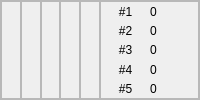
                             <widget class="QFrame" name="home_midBox">
                              <property name="sizePolicy">
                               <sizepolicy hsizetype="Preferred" vsizetype="Expanding">
                                <horstretch>0</horstretch>
                                <verstretch>0</verstretch>
                               </sizepolicy>
                              </property>
                              <property name="styleSheet">
                               <string notr="true">QLabel{
	font: 16pt &quot;Microsoft YaHei UI&quot;;
	border-bottom:2px solid rgb(102, 104, 104);
}</string>
                              </property>
                              <property name="frameShape">
                               <enum>QFrame::StyledPanel</enum>
                              </property>
                              <property name="frameShadow">
                               <enum>QFrame::Raised</enum>
                              </property>
                              <layout class="QHBoxLayout" name="horizontalLayout_24">
                               <property name="spacing">
                                <number>0</number>
                               </property>
                               <property name="leftMargin">
                                <number>0</number>
                               </property>
                               <property name="topMargin">
                                <number>0</number>
                               </property>
                               <property name="rightMargin">
                                <number>0</number>
                               </property>
                               <property name="bottomMargin">
                                <number>0</number>
                               </property>
                               <item>
                                <layout class="QHBoxLayout" name="horizontalLayout_23">
                                 <property name="spacing">
                                  <number>0</number>
                                 </property>
                                 <item>
                                  <widget class="QFrame" name="bar1">
                                   <property name="frameShape">
                                    <enum>QFrame::StyledPanel</enum>
                                   </property>
                                   <property name="frameShadow">
                                    <enum>QFrame::Raised</enum>
                                   </property>
                                  </widget>
                                 </item>
                                 <item>
                                  <widget class="QFrame" name="bar2">
                                   <property name="frameShape">
                                    <enum>QFrame::StyledPanel</enum>
                                   </property>
                                   <property name="frameShadow">
                                    <enum>QFrame::Raised</enum>
                                   </property>
                                  </widget>
                                 </item>
                                 <item>
                                  <widget class="QFrame" name="bar3">
                                   <property name="frameShape">
                                    <enum>QFrame::StyledPanel</enum>
                                   </property>
                                   <property name="frameShadow">
                                    <enum>QFrame::Raised</enum>
                                   </property>
                                  </widget>
                                 </item>
                                 <item>
                                  <widget class="QFrame" name="bar4">
                                   <property name="frameShape">
                                    <enum>QFrame::StyledPanel</enum>
                                   </property>
                                   <property name="frameShadow">
                                    <enum>QFrame::Raised</enum>
                                   </property>
                                  </widget>
                                 </item>
                                 <item>
                                  <widget class="QFrame" name="bar5">
                                   <property name="frameShape">
                                    <enum>QFrame::StyledPanel</enum>
                                   </property>
                                   <property name="frameShadow">
                                    <enum>QFrame::Raised</enum>
                                   </property>
                                  </widget>
                                 </item>
                                </layout>
                               </item>
                               <item>
                                <widget class="QFrame" name="textBar">
                                 <property name="frameShape">
                                  <enum>QFrame::StyledPanel</enum>
                                 </property>
                                 <property name="frameShadow">
                                  <enum>QFrame::Raised</enum>
                                 </property>
                                 <layout class="QHBoxLayout" name="horizontalLayout_25">
                                  <property name="spacing">
                                   <number>0</number>
                                  </property>
                                  <property name="leftMargin">
                                   <number>0</number>
                                  </property>
                                  <property name="topMargin">
                                   <number>0</number>
                                  </property>
                                  <property name="rightMargin">
                                   <number>0</number>
                                  </property>
                                  <property name="bottomMargin">
                                   <number>0</number>
                                  </property>
                                  <item>
                                   <widget class="QFrame" name="textBox1">
                                    <property name="styleSheet">
                                     <string notr="true">#textBox1{
	border-left:2px solid rgb(102, 104, 104);
}</string>
                                    </property>
                                    <layout class="QVBoxLayout" name="verticalLayout_20">
                                     <property name="spacing">
                                      <number>0</number>
                                     </property>
                                     <property name="leftMargin">
                                      <number>0</number>
                                     </property>
                                     <property name="topMargin">
                                      <number>0</number>
                                     </property>
                                     <property name="rightMargin">
                                      <number>0</number>
                                     </property>
                                     <property name="bottomMargin">
                                      <number>0</number>
                                     </property>
                                     <item>
                                      <widget class="QLabel" name="label">
                                       <property name="text">
                                        <string>#1</string>
                                       </property>
                                       <property name="alignment">
                                        <set>Qt::AlignCenter</set>
                                       </property>
                                      </widget>
                                     </item>
                                     <item>
                                      <widget class="QLabel" name="label_2">
                                       <property name="text">
                                        <string>#2</string>
                                       </property>
                                       <property name="alignment">
                                        <set>Qt::AlignCenter</set>
                                       </property>
                                      </widget>
                                     </item>
                                     <item>
                                      <widget class="QLabel" name="label_3">
                                       <property name="text">
                                        <string>#3</string>
                                       </property>
                                       <property name="alignment">
                                        <set>Qt::AlignCenter</set>
                                       </property>
                                      </widget>
                                     </item>
                                     <item>
                                      <widget class="QLabel" name="label_4">
                                       <property name="text">
                                        <string>#4</string>
                                       </property>
                                       <property name="alignment">
                                        <set>Qt::AlignCenter</set>
                                       </property>
                                      </widget>
                                     </item>
                                     <item>
                                      <widget class="QLabel" name="label_5">
                                       <property name="styleSheet">
                                        <string notr="true"/>
                                       </property>
                                       <property name="text">
                                        <string>#5</string>
                                       </property>
                                       <property name="alignment">
                                        <set>Qt::AlignCenter</set>
                                       </property>
                                      </widget>
                                     </item>
                                    </layout>
                                   </widget>
                                  </item>
                                  <item>
                                   <layout class="QVBoxLayout" name="verticalLayout_21">
                                    <property name="spacing">
                                     <number>0</number>
                                    </property>
                                    <item>
                                     <widget class="QLabel" name="label_6">
                                      <property name="text">
                                       <string>0</string>
                                      </property>
                                     </widget>
                                    </item>
                                    <item>
                                     <widget class="QLabel" name="label_7">
                                      <property name="text">
                                       <string>0</string>
                                      </property>
                                     </widget>
                                    </item>
                                    <item>
                                     <widget class="QLabel" name="label_8">
                                      <property name="text">
                                       <string>0</string>
                                      </property>
                                     </widget>
                                    </item>
                                    <item>
                                     <widget class="QLabel" name="label_9">
                                      <property name="text">
                                       <string>0</string>
                                      </property>
                                     </widget>
                                    </item>
                                    <item>
                                     <widget class="QLabel" name="label_10">
                                      <property name="styleSheet">
                                       <string notr="true"/>
                                      </property>
                                      <property name="text">
                                       <string>0</string>
                                      </property>
                                     </widget>
                                    </item>
                                   </layout>
                                  </item>
                                 </layout>
                                </widget>
                               </item>
                              </layout>
                             </widget>
